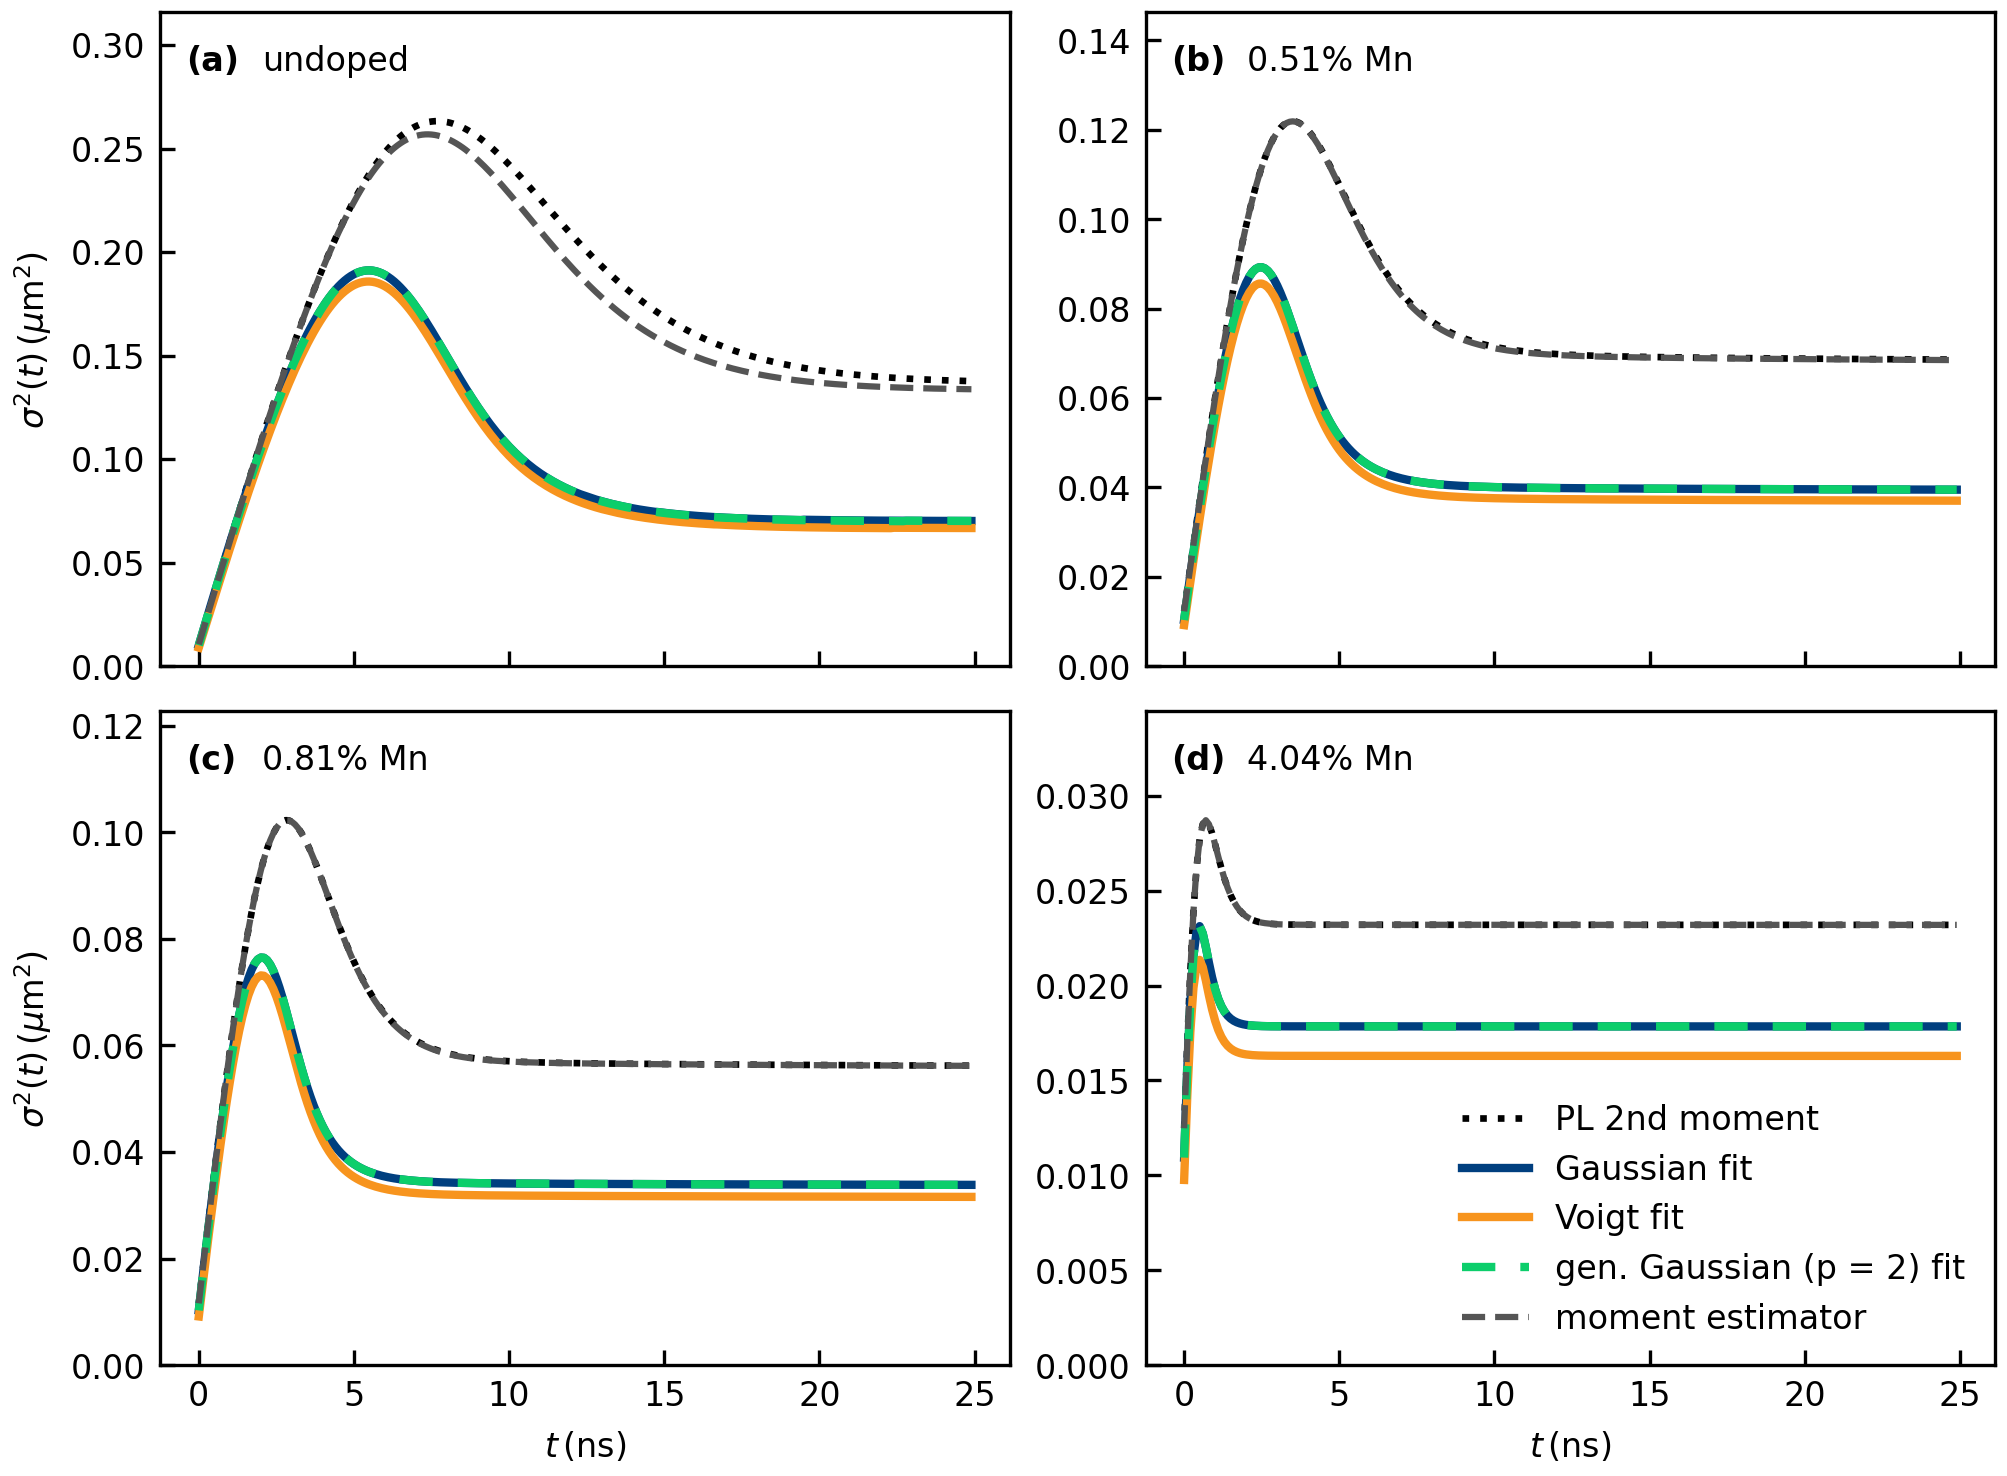

Reproduce this figure in Python.
"""Validate the per-frame correction on Marc Melendez's Mn diffusion maps.

Marc supplied noiseless diffusion maps and variance curves for four Mn-doping
cases (undoped, 0.51%, 0.81%, 4.04% Mn) from the Magdaleno et al. 2025
reaction-diffusion model. The maps are multi-population: free excitons and two
trapped populations of different width emit independently, so the
photoluminescence (PL) is a linear sum of population terms, each weighted by
its emission rate per carrier (q_i ν_i in ``diffusion_map.py``; for the 0.51% Mn
defaults 0.12, 0.0022, and 0.10 /ns for free, Mn-trapped, and defect-trapped).

The reference is ``case.var_true``, the second moment of the PL profile. It is
emission-weighted: each population counts by its emitted intensity, not by its
carrier number, so it equals the carrier second moment only when every
population has the same emission rate per carrier, which is not the case here.
Reaching the carrier moment needs the forward model (as on the Saha bed); this
script scores the width-extraction stage against the PL moment only. The
profile is a mixture, so no single peaked shape matches it. Two paths are
reported:

  * **Moment estimator.** The second moment, with no lower bound on the width,
    closes the shape gap to the PL moment by construction (its noiseless value
    equals ``case.var_true``). It is not corrected here; its cost is variance.
    On these maps that cost is severe -- under realistic noise the cross-seed
    SD reaches order 1e5 μm² and the NaN fraction about 0.2, so the bare moment
    is not usable here. The practical path to the carrier distribution for this
    mixture is the forward fit of the reaction-diffusion model (paper-scope, as
    on the Saha bed), not the bare moment.
  * **Single-shape fits + correction.** A Gaussian, Voigt, or
    generalized-Gaussian fit, each with its joint (CNR, sigma^2) calibration on
    Marc's geometry. The generalized-Gaussian arm is
    ``GeneralizedGaussianModel()`` at its default p = 2, a Gaussian profile
    fitted by scale (its calibration was also built at p = 2), so it differs
    from the Gaussian arm only in its fit bounds and calibration. Scored two
    ways: ``|corrected - noiseless fit|`` isolates the noise correction;
    ``|corrected - var_true|`` adds the shape gap to the PL moment, which the
    correction does not close. The noiseless-fit-vs-var_true shape gap is
    tabulated across estimators.

Run from the repository root::

    .venv/Scripts/python.exe experiments/mn-trapping/marc_diffmap_validation.py

Outputs ``output/marc_diffmap_validation.{png,txt}``.
"""
from __future__ import annotations

import os
import sys
from pathlib import Path

import numpy as np

sys.path.insert(0, os.path.join(os.path.dirname(__file__), "..", "..", "src"))
sys.path.insert(0, os.path.dirname(__file__))

import matplotlib

matplotlib.use("Agg")
import matplotlib.pyplot as plt  # noqa: E402

from width_debias import CalibrationGrid  # noqa: E402
from width_debias.fit import fit_variance as fit_gaussian  # noqa: E402
from width_debias.models import (GeneralizedGaussianModel,  # noqa: E402
                                   MomentModel, VoigtModel)
from width_debias.bias_lookup import BiasLookup  # noqa: E402
from width_debias.weights import corrected_variance  # noqa: E402

from marc_data import load_all  # noqa: E402

OUTPUT = Path(__file__).resolve().parents[2] / "output"
OUTPUT.mkdir(exist_ok=True)

DICE_BLUE = "#003f7f"
DICE_GOLD = "#f7941e"
DICE_GREEN = "#0cce6b"

VOIGT_GAMMA = 0.01        # must match the Voigt calibration build
CNR_GRID = (10.0, 20.0, 50.0, 100.0, 200.0)
N_SEEDS = 15
FLOOR_CNR = 1.0           # per-frame CNR above which the correction is reliable

# (key, label, colour, calibration file, fit function) -- one per estimator.
ESTIMATORS = [
    ("gaussian", "Gaussian", DICE_BLUE,
     "calibration_marc_gaussian_filtered.npz", fit_gaussian),
    ("voigt", "Voigt", DICE_GOLD,
     "calibration_marc_voigt_filtered.npz",
     VoigtModel(gamma=VOIGT_GAMMA).fit_variance),
    ("gengauss", "gen. Gaussian (p = 2)", DICE_GREEN,
     "calibration_marc_gengauss_filtered.npz",
     GeneralizedGaussianModel().fit_variance),
]


def fit_each_row(x: np.ndarray, profiles: np.ndarray, fit_fn) -> np.ndarray:
    """Variance fit of every row with ``fit_fn``; NaN where the fit fails."""
    out = np.full(profiles.shape[0], np.nan)
    for i in range(profiles.shape[0]):
        r = fit_fn(x, profiles[i])
        if getattr(r, "ok", True) and np.isfinite(r.variance):
            out[i] = r.variance
    return out


def validation_pass(case, trunc: BiasLookup, fit_fn, cnr0: float,
                    n_seeds: int):
    """Per-frame raw and corrected variance, averaged over seeds."""
    peak0 = float(case.diffmap[0].max())
    noise_sigma = peak0 / cnr0
    cnr_frame = case.diffmap.max(axis=1) / noise_sigma

    n_frames = case.diffmap.shape[0]
    raw = np.full((n_seeds, n_frames), np.nan)
    cor = np.full((n_seeds, n_frames), np.nan)
    for s in range(n_seeds):
        rng = np.random.default_rng(int(cnr0) * 1000 + s)
        noisy = case.diffmap + rng.normal(0.0, noise_sigma, case.diffmap.shape)
        var_hat = fit_each_row(case.x, noisy, fit_fn)
        raw[s] = var_hat
        cor[s] = corrected_variance("subtract", var_hat, cnr_frame, trunc)
    return (np.nanmean(raw, axis=0), np.nanmean(cor, axis=0), cnr_frame)


def _residual(recovered, truth, mask=None) -> float:
    d = np.abs(recovered - truth)
    if mask is not None:
        d = d[mask]
    return float(np.nanmean(d))


def main() -> None:
    cases = load_all()
    lines = [
        "=" * 72,
        "Marc Mn diffusion-map validation -- reference: PL second moment",
        "(var_true, emission-weighted; not the carrier moment).",
        "Moment estimator closes the shape gap to the PL moment; single-shape",
        "fits + correction = noise-debiased but shape-gap-limited.",
        "Calibration: joint (CNR, sigma^2) grid per estimator (named below).",
        "=" * 72,
        f"n_seeds per CNR_0: {N_SEEDS} (seed int(CNR_0) * 1000 + s);  "
        f"reliable regime: per-frame CNR >= {FLOOR_CNR}",
        "Noise correction = |corrected - noiseless fit| (isolates distortion 1).",
        "Shape gap = mean|noiseless fit - PL 2nd moment| per frame.",
        "PL residual = |corrected - var_true| (noise and shape gap together).",
        "",
    ]

    # noiseless_fits[est_key][case.name] = noiseless-fit trajectory
    noiseless_fits: dict = {}
    shape_gaps: dict = {}          # (est_key, case.name) -> scalar gap

    for key, label, _color, cal_file, fit_fn in ESTIMATORS:
        cal_path = OUTPUT / cal_file
        if not cal_path.exists():
            lines.append(f"### {label}: calibration {cal_file} not found "
                         f"-- skipped\n")
            continue
        trunc = BiasLookup.from_calibration(CalibrationGrid.load(cal_path))
        noiseless_fits[key] = {}
        lines.append("#" * 72)
        lines.append(f"### Estimator: {label}   (calibration: {cal_file})")
        lines.append("#" * 72)
        for case in cases:
            nf = fit_each_row(case.x, case.diffmap, fit_fn)   # noiseless fit
            noiseless_fits[key][case.name] = nf
            gap = _residual(nf, case.var_true)
            shape_gaps[(key, case.name)] = gap
            lines.append(f"-- {case.name}: noiseless fit "
                         f"[{np.nanmin(nf):.4g}, {np.nanmax(nf):.4g}] μm², "
                         f"shape gap {gap:.4g} μm² "
                         f"(PL 2nd-moment max {case.var_true.max():.4g})")
            lines.append("   CNR_0 | min CNR | frames>=1 | raw/cor vs noiseless "
                         "fit | cor vs PL moment")
            for cnr0 in CNR_GRID:
                raw, cor, cnr_frame = validation_pass(
                    case, trunc, fit_fn, cnr0, N_SEEDS)
                work = cnr_frame >= FLOOR_CNR
                n_work = int(work.sum())
                r_raw = _residual(raw, nf, work)
                r_cor = _residual(cor, nf, work)
                r_cor_truth = _residual(cor, case.var_true, work)
                lines.append(f"   {cnr0:5.0f} | {cnr_frame.min():7.2f} | "
                             f"{n_work:4d}/{cnr_frame.size} | "
                             f"{r_raw:8.4g} / {r_cor:8.4g} | {r_cor_truth:8.4g}")
            lines.append("")

    # --- MomentModel: the estimator with no lower bound --------------------
    # The second central moment equals the PL moment by construction, so it
    # closes the shape gap -- but it is not corrected here and pays in noise
    # variance, which the x^2 weighting amplifies in the tails. We report the
    # cross-seed SD (instability) and the NaN fraction (frames where the
    # baseline-subtracted total goes <= 0, i.e. unusable) as the cost of that
    # gap-closing.
    MOMENT_KEY, MOMENT_LABEL, MOMENT_COLOR = "moment", "second moment", "#555555"
    moment = MomentModel()
    noiseless_fits[MOMENT_KEY] = {}
    lines.append("#" * 72)
    lines.append(f"### Estimator: {MOMENT_LABEL}  -- closes the shape gap to the"
                 " PL moment (no lower bound, no correction)")
    lines.append("   Scored against var_true (PL moment); cost is variance"
                 " (cross-seed SD, NaN frac).")
    lines.append("#" * 72)
    for case in cases:
        nm = fit_each_row(case.x, case.diffmap, moment.fit_variance)
        noiseless_fits[MOMENT_KEY][case.name] = nm
        shape_gaps[(MOMENT_KEY, case.name)] = _residual(nm, case.var_true)
        lines.append(f"-- {case.name}: noiseless moment "
                     f"[{np.nanmin(nm):.4g}, {np.nanmax(nm):.4g}] μm², "
                     f"shape gap {shape_gaps[(MOMENT_KEY, case.name)]:.4g} μm²")
        lines.append("   CNR_0 | min CNR | frames>=1 | mean|noisy - var_true| | "
                     "cross-seed SD | NaN frac")
        n_frames = case.diffmap.shape[0]
        peak0 = float(case.diffmap[0].max())
        for cnr0 in CNR_GRID:
            noise_sigma = peak0 / cnr0
            cnr_frame = case.diffmap.max(axis=1) / noise_sigma
            work = cnr_frame >= FLOOR_CNR
            noisy = np.full((N_SEEDS, n_frames), np.nan)
            for s in range(N_SEEDS):
                rng = np.random.default_rng(int(cnr0) * 1000 + s)
                prof = case.diffmap + rng.normal(0.0, noise_sigma,
                                                 case.diffmap.shape)
                noisy[s] = fit_each_row(case.x, prof, moment.fit_variance)
            resid = _residual(np.nanmean(noisy, axis=0), case.var_true, work)
            sd = (float(np.nanmean(np.nanstd(noisy, axis=0)[work]))
                  if work.any() else float("nan"))
            nan_frac = (float(np.mean(np.isnan(noisy[:, work])))
                        if work.any() else float("nan"))
            lines.append(f"   {cnr0:5.0f} | {cnr_frame.min():7.2f} | "
                         f"{int(work.sum()):4d}/{cnr_frame.size} | "
                         f"{resid:8.4g} | {sd:8.4g} | {nan_frac:6.3f}")
        lines.append("")

    # --- Shape-gap comparison table (the headline) ------------------------
    present = [e for e in ESTIMATORS if e[0] in noiseless_fits]
    table_cols = [(e[0], e[1]) for e in present]
    if MOMENT_KEY in noiseless_fits:
        table_cols.append((MOMENT_KEY, MOMENT_LABEL))
    if table_cols:
        lines.append("=" * 72)
        lines.append("SHAPE GAP (μm²) -- mean|noiseless fit - PL 2nd moment|,"
                     " per estimator")
        lines.append("=" * 72)
        header = "  case            " + "".join(f"{lbl[:21]:>23}"
                                                for _k, lbl in table_cols)
        lines.append(header)
        for case in cases:
            row = f"  {case.name:14s}" + "".join(
                f"{shape_gaps[(k, case.name)]:23.4g}" for k, _lbl in table_cols)
            lines.append(row)
        lines.append("")

    report = "\n".join(lines)
    print(report)
    (OUTPUT / "marc_diffmap_validation.txt").write_text(report + "\n",
                                                        encoding="utf-8")

    # --- Figure: shape gap per estimator across the doping series ---------
    if present:
        inch = 1 / 2.54
        font = 8
        fig, axes = plt.subplots(2, 2, figsize=(17 * inch, 12.5 * inch),
                                 sharex=True, layout="constrained")
        fig.patch.set_alpha(0)
        for letter, ax, case in zip("abcd", axes.ravel(), cases):
            ax.set_facecolor("white")
            ax.plot(case.t, case.var_true, color="k", lw=1.6, ls=":",
                    label="PL 2nd moment")
            for key, label, color, _f, _fn in present:
                # The p = 2 fit equals the Gaussian one; dash it so both show.
                ls = (0, (4, 3)) if key == "gengauss" else "-"
                ax.plot(case.t, noiseless_fits[key][case.name], color=color,
                        lw=2, ls=ls, label=f"{label} fit")
            if MOMENT_KEY in noiseless_fits:
                ax.plot(case.t, noiseless_fits[MOMENT_KEY][case.name],
                        color=MOMENT_COLOR, lw=1.5, ls="--",
                        label="moment estimator")
            ax.text(0.03, 0.95, f"({letter})", transform=ax.transAxes,
                    va="top", fontsize=font, fontweight="bold")
            ax.text(0.12, 0.95, case.name, transform=ax.transAxes,
                    va="top", fontsize=font)
            ax.tick_params(direction="in", which="both", top=False,
                           right=False, labelsize=font)
            ax.set_ylim(0, max(case.var_true.max() * 1.2, 0.03))
        axes[1, 1].legend(fontsize=font, loc="lower right", frameon=False)
        for ax in axes[1, :]:
            ax.set_xlabel(r"$t\,(\mathrm{ns})$", fontsize=font)
        for ax in axes[:, 0]:
            ax.set_ylabel(r"$\sigma^2(t)\,(\mu\mathrm{m}^2)$", fontsize=font)
        path = OUTPUT / "marc_diffmap_validation.png"
        fig.savefig(path, dpi=300)
        plt.close(fig)
        print(f"\nSaved figure: {path.name}")


if __name__ == "__main__":
    main()
